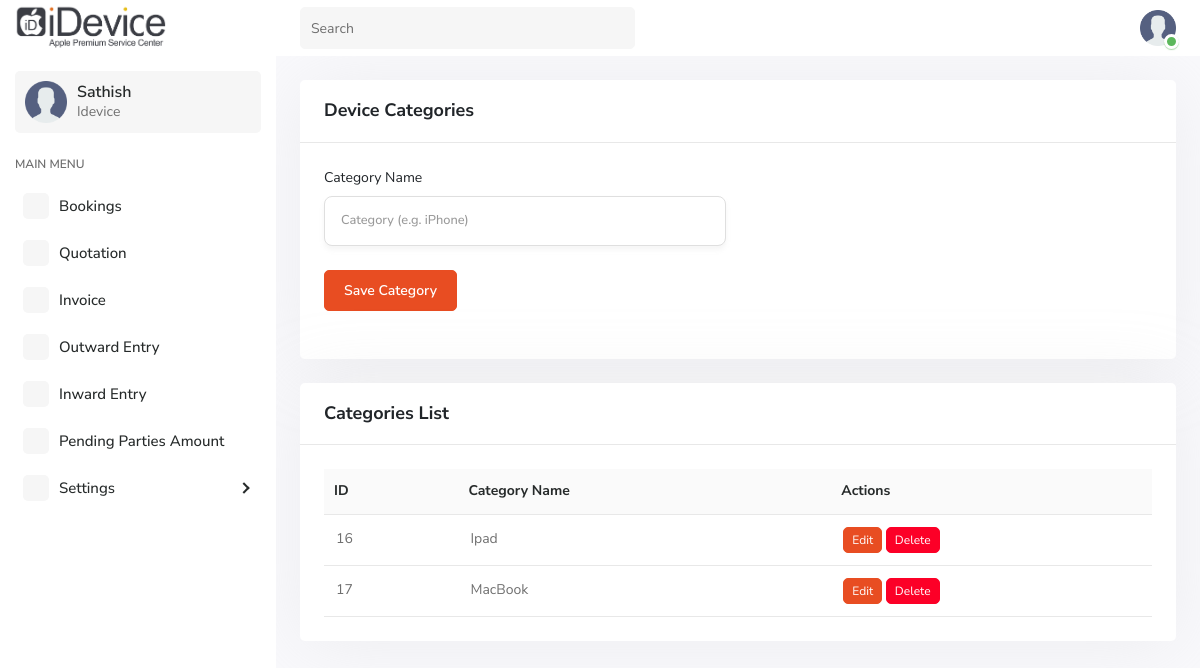
Page /admin/device_categories.php on the committed database.
### tables this page shows
CREATE TABLE `device_categories` (
  `id` int(11) NOT NULL,
  `category_name` varchar(100) DEFAULT NULL
);

### admin/device_categories.php (the view, shortened to what this page needs)
<?php
include("includes/header.php");
include("includes/top_header.php");
include("includes/sidebar.php");
?>
<div class="page-wrapper cardhead">
    <div class="content container-fluid">
        <div class="card">
            <div class="card-header">
                <h5 class="card-title">Device Categories</h5>
            </div>
            <div class="card-body">
                <form method="POST">
                    <div class="row mb-4">
                        <div class="col-md-6">
                            <label class="form-label">Category Name</label>
                            <input type="text" name="category_name" placeholder="Category (e.g. iPhone)"
                                   class="form-control" required
                                   value="<?= isset($_POST['category_name']) ? htmlspecialchars($_POST['category_name']) : '' ?>">
                        </div>
                    </div>
                    <div class="row mb-4">
                        <div class="col-md-12">
                            <button type="submit" name="save_category" class="btn btn-primary">Save Category</button>
                        </div>
                    </div>
                </form>
            </div>
        </div>
        <div class="card">
            <div class="card-header">
                <h5 class="card-title">Categories List</h5>
            </div>
            <div class="card-body">
                <div class="table-responsive custom-table">
                    <table class="table" id="booking_list">
                        <thead class="thead-light">
                            <tr>
                                <th>ID</th>
                                <th>Category Name</th>
                                <th>Actions</th>
                            </tr>
                        </thead>
                        <tbody>
                            <?php
                            $res = $conn->query("SELECT * FROM device_categories ORDER BY category_name");
                            while ($row = $res->fetch_assoc()) {
                                echo "<tr>
                                        <td>{$row['id']}</td>
                                        <td>" . htmlspecialchars($row['category_name']) . "</td>
                                        <td>
                                            <a href='?edit_category={$row['id']}' class='btn btn-sm btn-primary'>Edit</a>
 <a href='#' class='btn btn-sm btn-danger delete-btn'
                                       data-id='{$row['id']}'
                                       data-type='model'
                                       data-bs-toggle='modal'
                                       data-bs-target='#deleteModal'>Delete</a>                                        </td>
                                      </tr>";
                            }
                            ?>
                        </tbody>
                    </table>
                </div>
            </div>
        </div>
    </div>
</div>
<?php
include("includes/footer.php");
?>

### rows in the picture
device_categories: id "16", category_name "Ipad"
device_categories: id "17", category_name "MacBook"
